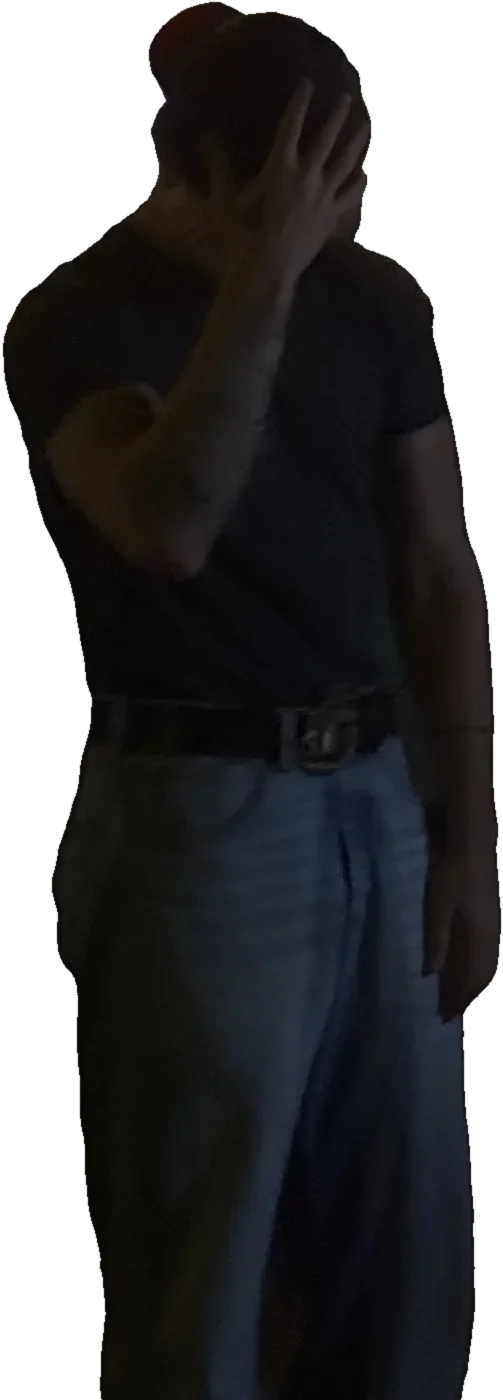
#> input picture assets/img/joe3-cutout.webp, 503 x 1400 px, given in place of joe1.jpg, which was not available
$ python freistellen.py
#> lines starting #> are read from the running program, lines starting #| are printed output that depends on the picture
"""Stellt eine Person frei (transparentes WebP) und trägt das Ergebnis in die Story ein.

Aufruf (im Projektordner):
    pip install "rembg[cpu]" pillow
    python3 scripts/freistellen.py assets/img/joe1.jpg   # Szene 2: dunkle Silhouette
    python3 scripts/freistellen.py assets/img/joe2.jpg   # Szene 3: farbig, warm

Ergebnis:
    assets/img/NAME-cutout.webp      freigestellt, Farbe (transparent)
    assets/img/NAME-silhouette.webp  dunkle Silhouette mit warmer Lichtkante
"""
import sys
from pathlib import Path
from PIL import Image, ImageChops, ImageFilter, ImageOps
from rembg import new_session, remove

src = Path(sys.argv[1] if len(sys.argv) > 1 else 'assets/img/joe1.jpg')
im = ImageOps.exif_transpose(Image.open(src)).convert('RGB')
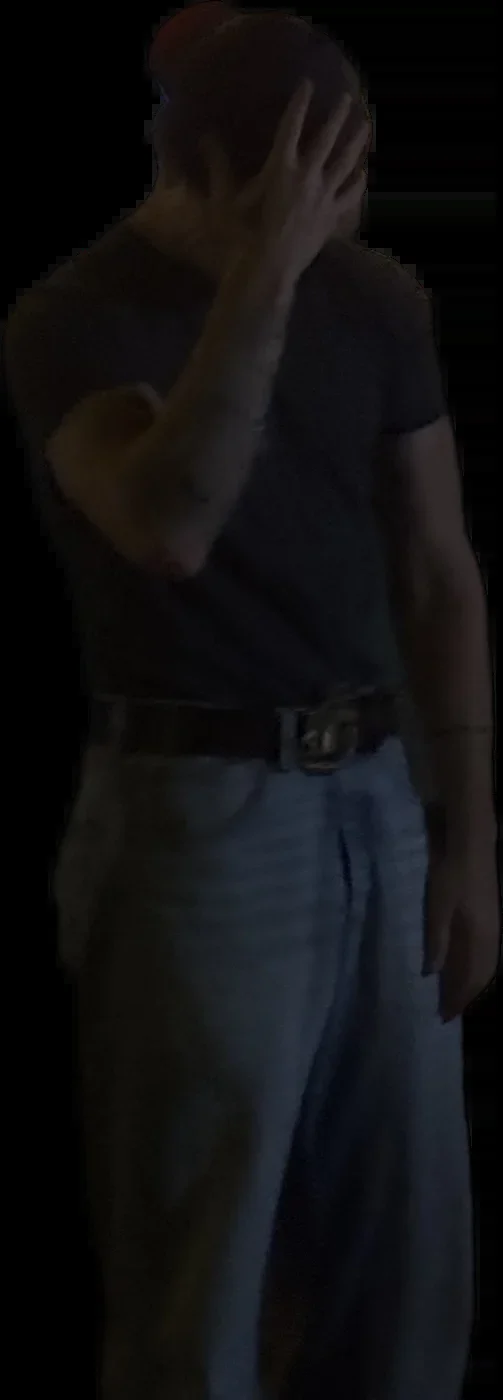
#> im: PIL image 503x1400 RGB; mean R, G, B 16.6, 16.1, 17
im.thumbnail((1600, 2400))

#> (the run stopped early here; a loop or call above may not have finished)

$ run again, on assets/img/joe3-silhouette.webp
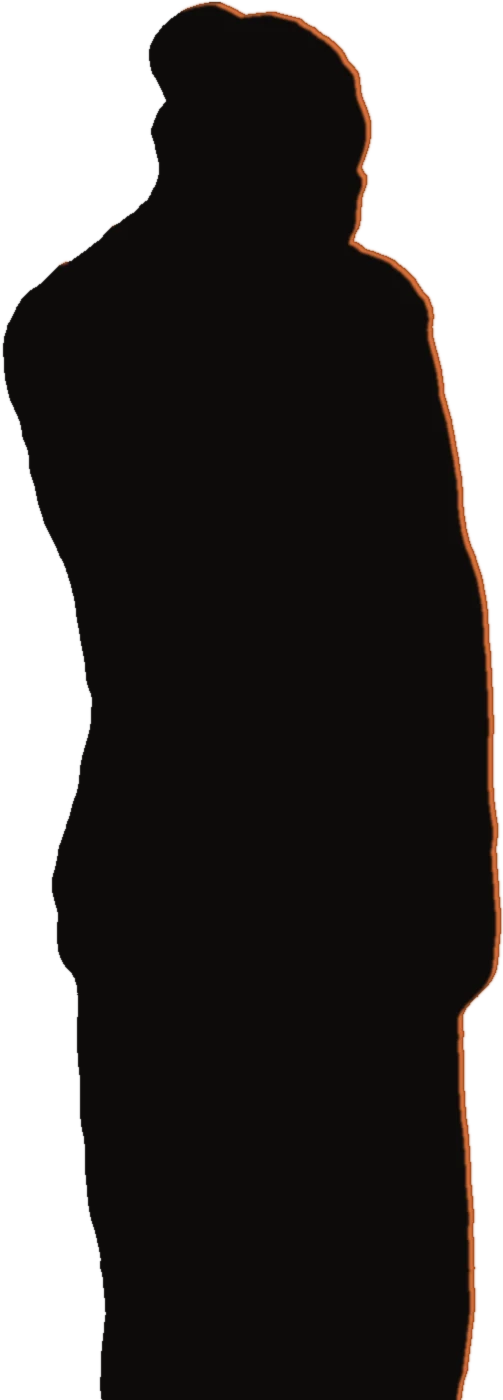
#> input picture assets/img/joe3-silhouette.webp, 503 x 1400 px
#> `im = ImageOps.exif_transpose(Image.open(src)).convert('RGB')`:
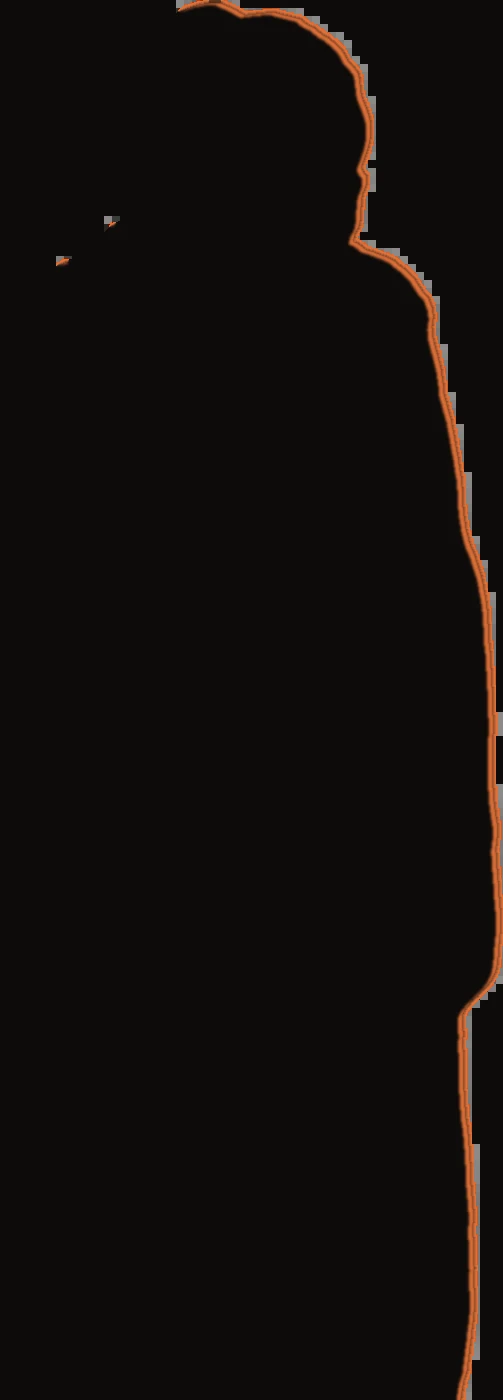
#> im: PIL image 503x1400 RGB; mean R, G, B 17.6, 13.7, 11.7
